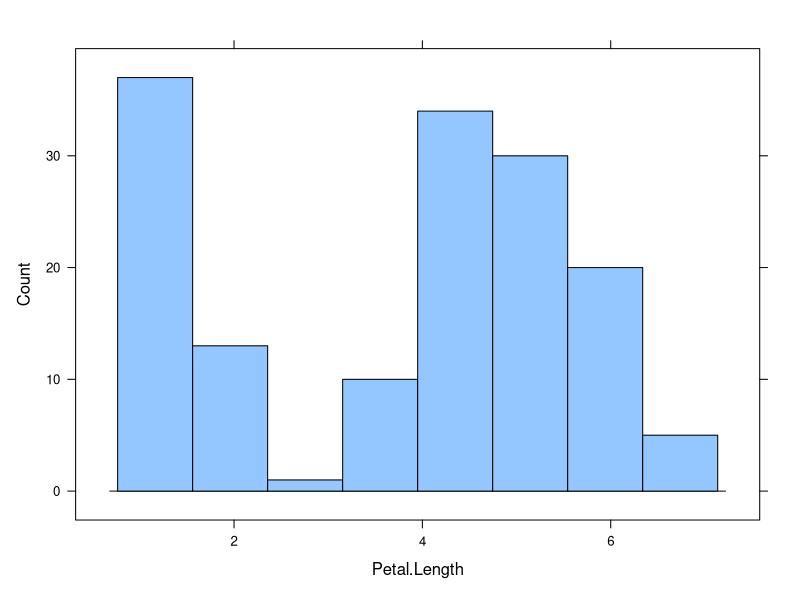
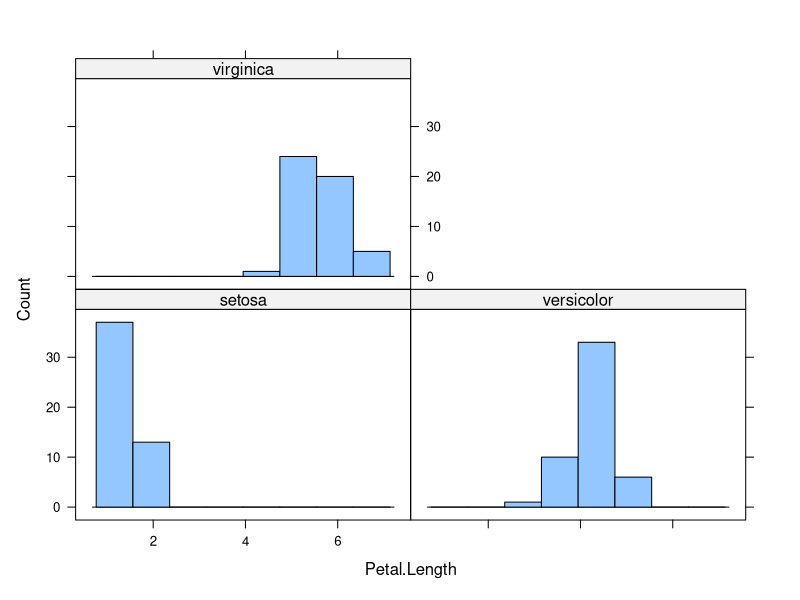
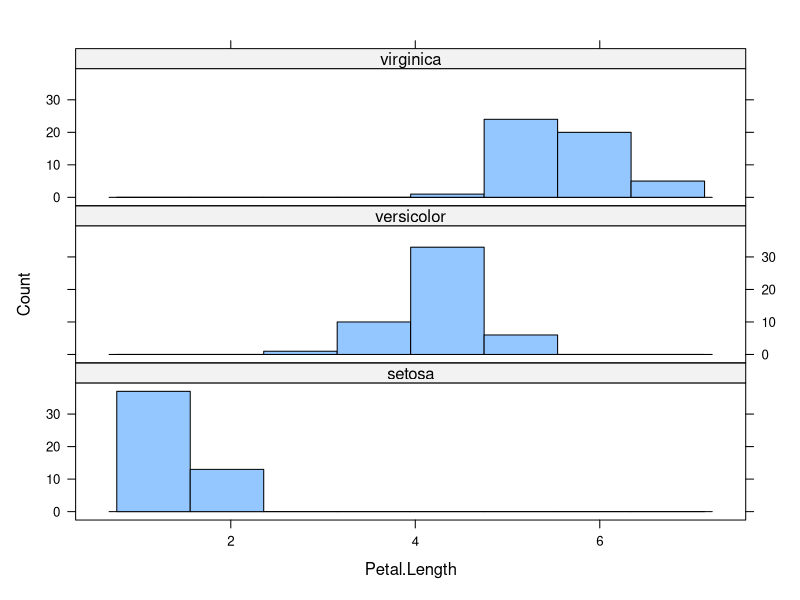
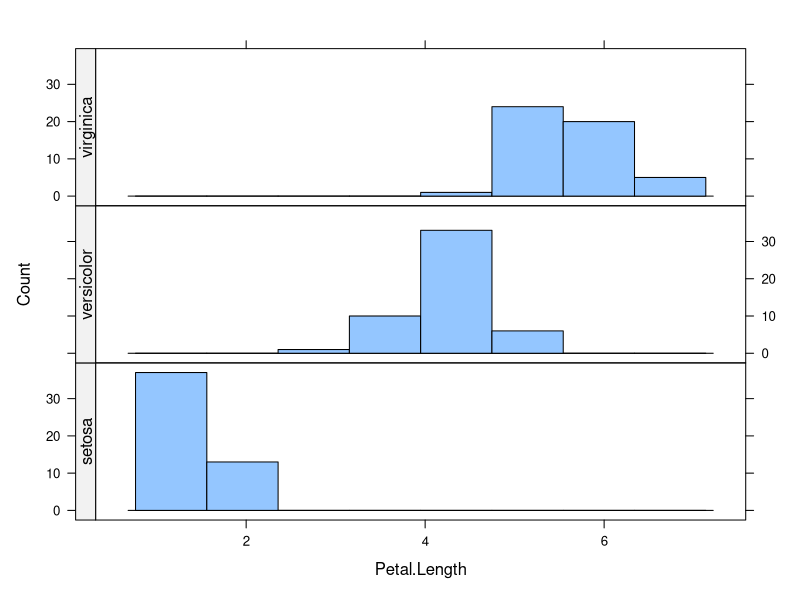
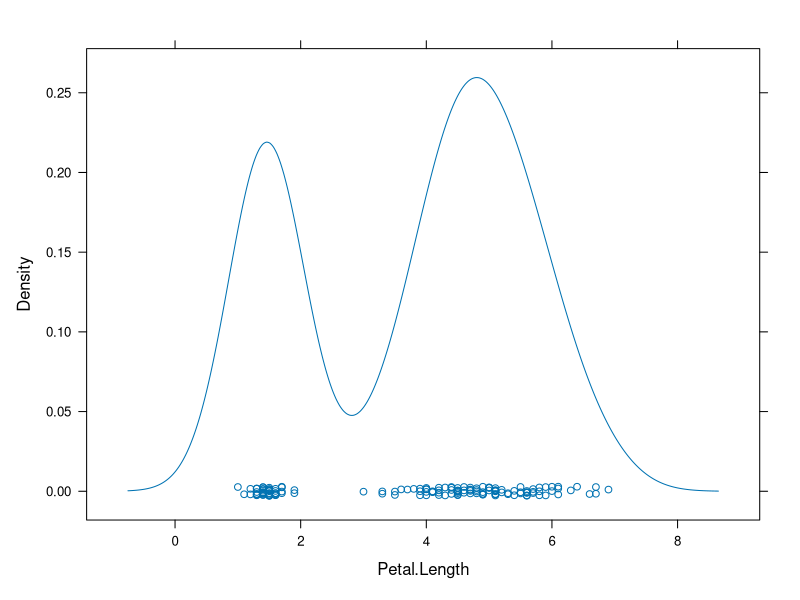
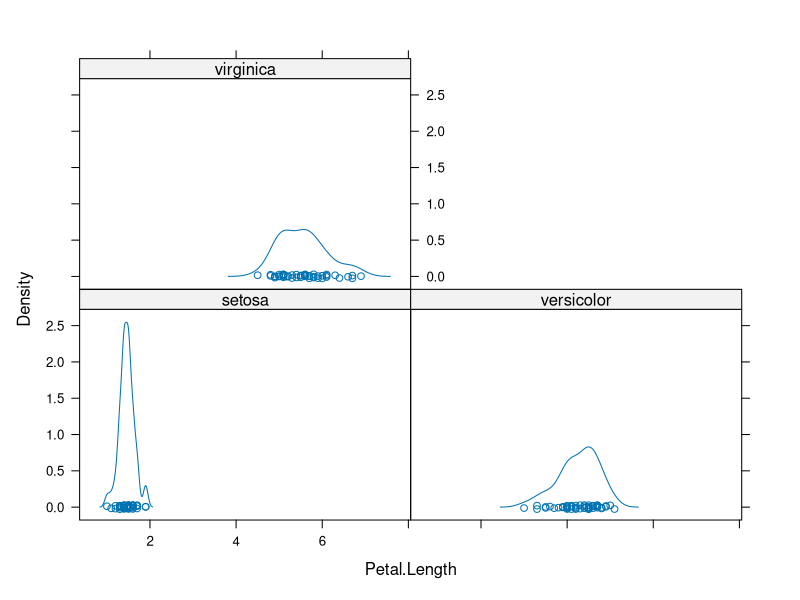
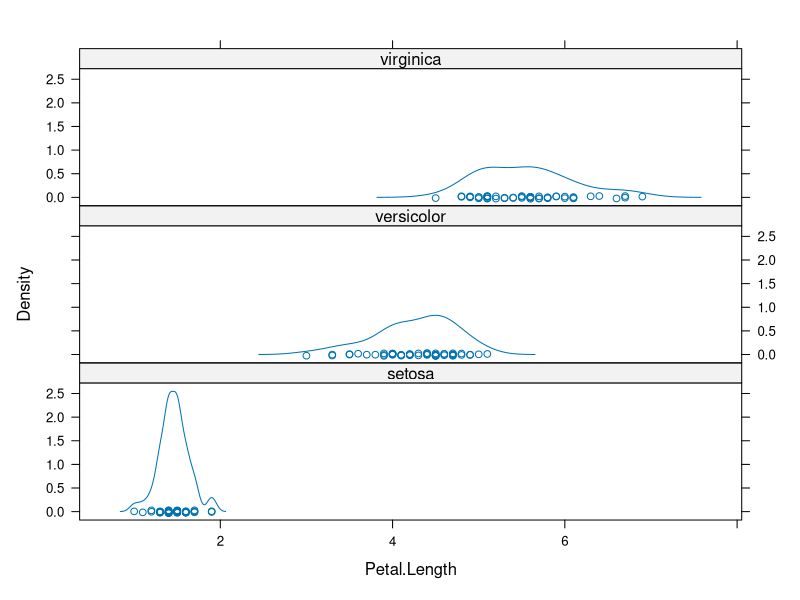
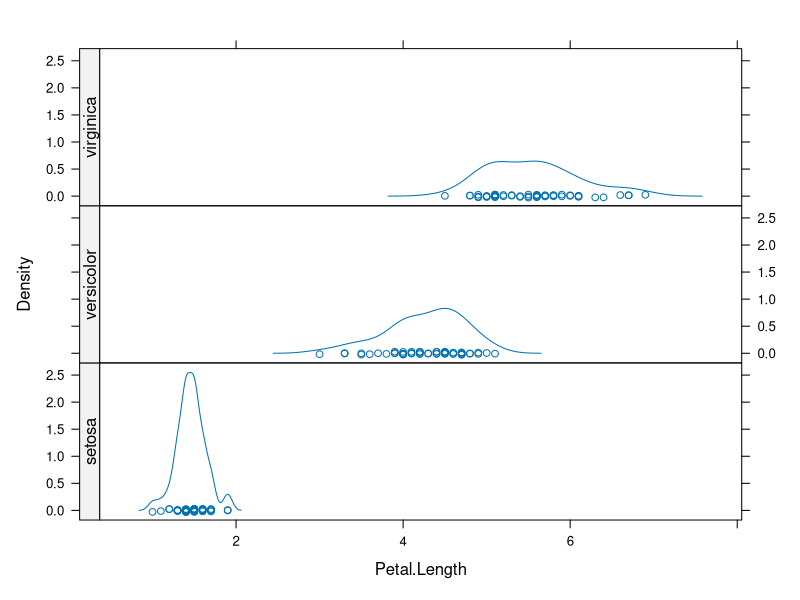

Recreate these plots in R, in order. (Note: this script raises an error after producing the figures.)
rm(list=ls())
if (!require("lattice")) {
  install.packages("lattice")
  require("lattice")
}

str(iris)
histogram(~Petal.Length, data=iris, type="count")
histogram(~Petal.Length | Species, data=iris, type="count")
histogram(~Petal.Length | Species, data=iris, type="count", layout=c(1,3))
histogram(~Petal.Length | Species, data=iris, type="count", layout=c(1,3),
          strip=FALSE, strip.left=TRUE)

densityplot(~Petal.Length, data=iris)
densityplot(~Petal.Length|Species, data=iris)
densityplot(~Petal.Length|Species, data=iris, layout=c(1,3))
densityplot(~Petal.Length|Species, data=iris, layout=c(1,3), strip=FALSE, strip.left=TRUE)
densityplot(~Petal.Length, groups=Species, data=iris)
densityplot(~Petal.Length, groups=Species, data=iris, auto.key=TRUE)

# scatterplots
xyplot(Sepal.Length~Petal.Length, data=iris)
xyplot(Sepal.Length+Sepal.Width~Petal.Length, data=iris, auto.key=TRUE)
xyplot(Sepal.Length+Sepal.Width~Petal.Length+Petal.Width,            data=iris, auto.key=TRUE)
xyplot(Sepal.Length+Sepal.Width~Petal.Length+Petal.Width | Species,  data=iris, auto.key=TRUE)

m = mtcars
m$am = factor(mtcars$am, labels=c("auto","man"))
str(m)
summary(m)
print(xyplot(hp~disp, data=m)) # scatterplot; try "source()"
xyplot(hp~disp, data=m, type=c("p","r","g","smooth"))
xyplot(hp~disp | am, data=m) # "|" => separate panels
xyplot(hp~disp, groups=am, data=m, auto.key=TRUE) # "groups" => different colors
xyplot(hp~disp, groups=am, data=m, type=c("p","r"), auto.key=TRUE)
xyplot(hp~disp, groups=am, data=m, auto.key=TRUE,
       main="mtcars", xlab="Displacement", ylab="Horsepower") # add labels

x = seq(from=-3, to=3, length.out=10) # plot N(0,1)
xyplot(dnorm(x) ~ x)
xyplot(dnorm(x) ~ x, type="l")
# "+" indicates plotting both "dnorm(x) ~ x" and "dnorm(x, mean=1, sd=2) ~ x"
xyplot(dnorm(x) + dnorm(x, mean=1, sd=2) ~ x, type="l")
?xyplot # how to add key?
?simpleKey
xyplot(dnorm(x) + dnorm(x, mean=1, sd=2) ~ x, type="l", auto.key=TRUE)
xyplot(dnorm(x) + dnorm(x, mean=1, sd=2) ~ x, type="l",
       auto.key=list(points=FALSE, lines=TRUE, text=c("N(0,1)","N(1,2)")))

barchart(table(mtcars$cyl,mtcars$gear),auto.key=list(title="gear"),ylab="cyl")
barchart(Titanic, auto.key=TRUE)
barchart(Titanic, auto.key=list(title="Survived"))
barchart(Titanic, scales=list(x="free"), auto.key=list(title="Survived"))

str(singer)
summary(singer)
bwplot(~ height, data=singer, xlab="Height (inches)")
bwplot(voice.part ~ height, data=singer, xlab="Height (inches)")

# 1-D scatterplot, especially for small samples
stripplot(~ jitter(height), data=singer, jitter.data=TRUE, xlab="Height (in)")
stripplot(voice.part ~ jitter(height), data=singer, jitter.data=TRUE, xlab="Height (in)")

# 3-D plots
str(quakes)
cloud(depth ~ lat * long, data = quakes) # 3-D scatterplot

str(volcano)         # a matrix
wireframe(volcano)   # 3-D surface (matrix interface)
contourplot(volcano) # (matrix interface)

qmap(baylor, zoom = 14, source = "stamen", maptype = "watercolor")